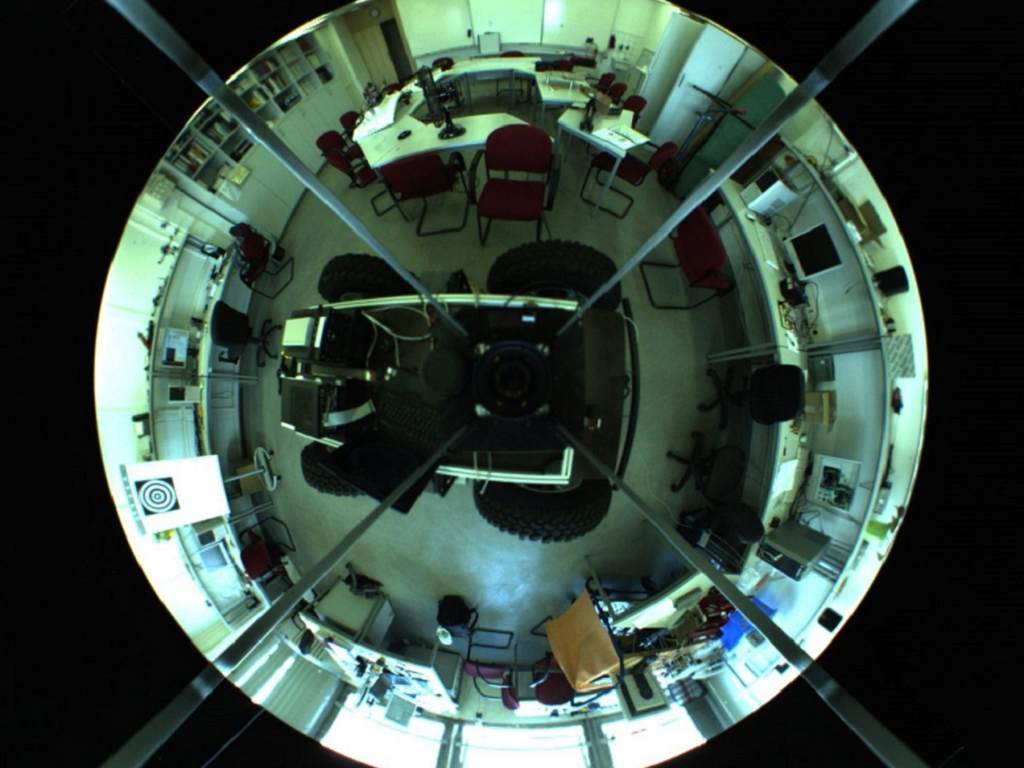
//> input picture practice_3/data/360degree.bmp, 1024 x 768 px
$ ./main   (built with g++ and OpenCV 4)
//> lines starting //> are read from the running program, lines starting //| are printed output that depends on the picture
#include <opencv2/opencv.hpp>
#include <iostream>
#include <fstream>
#include <vector>
#include <math.h>

using namespace cv;
using namespace std;

#define pi 3.1415926

struct Color {
    int R;
    int G;
    int B;
};


bool Write1Img(const Mat& DataImg, const char* fileName) {
    const int headerSize = 54;

    char header[headerSize] = {
        0x42, 0x4d, 0, 0, 0, 0, 0, 0, 0, 0,
           54, 0, 0, 0, 40, 0, 0, 0, 0, 0, 0, 0, 0, 0, 0, 0, 1, 0, 24, 0,
           0, 0, 0, 0, 0, 0, 0, 0, 0, 0, 0, 0, 0, 0, 0, 0, 0, 0, 0, 0,
           0, 0, 0, 0
    };

    int ysize = 384;
    int xsize = 720;
    int x1, y1;
    int xc = 512, yc = 384;

    vector<vector<Color> > DataImg1(384, vector<Color>(720));

    for (int y = 0; y !=720; ++y) {
        for (int x = 0; x !=384; ++x) {

            x1 =x * cos(y* 2 * pi / 720) + xc;
            y1 =x * sin(y* 2 * pi / 720) + yc;

            DataImg1[x][y].B = DataImg.at<Vec3b>(y1, x1)[0];
            DataImg1[x][y].G = DataImg.at<Vec3b>(y1, x1)[1];
            DataImg1[x][y].R = DataImg.at<Vec3b>(y1, x1)[2];
        }
    }

    long img_size = (long)ysize * xsize * 3 + 54;
    header[2] = (unsigned char)(img_size & 0x000000ff);
    header[3] = (img_size >> 8) & 0x000000ff;
    header[4] = (img_size >> 16) & 0x000000ff;
    header[5] = (img_size >> 24) & 0x000000ff;

    long width = xsize;
    header[18] = width & 0x000000ff;
    header[19] = (width >> 8) & 0x000000ff;
    header[20] = (width >> 16) & 0x000000ff;
    header[21] = (width >> 24) & 0x000000ff;

    long height = ysize;
    header[22] = height & 0x000000ff;
    header[23] = (height >> 8) & 0x000000ff;
    header[24] = (height >> 16) & 0x000000ff;
    header[25] = (height >> 24) & 0x000000ff;

    ofstream file(fileName, ios::out | ios::binary);
    if (!file)
        return false;


    file.write(header, headerSize);

    for (size_t y = 0; y !=384; ++y) {
        for (size_t x = 0; x !=720; ++x) {

            int chB =  DataImg1[y][720-x].B;
            int chG =  DataImg1[y][720-x].G;
            int chR =  DataImg1[y][720-x].R;

            file.put(chB).put(chG).put(chR);
        }
    }

    file.close();

    return true;
}

bool FuncNo2(const Mat& left, const Mat& right) {
    Mat result2(480, 900, CV_8UC3, Scalar(0, 0, 0)); //生成900*480的圖片
    int xm = 0, ym = 80;
    for (int x = 0; x < 510; x++) {
        for (int y = 0; y <370 ; y++) {

            result2.at<Vec3b>(y + ym, x + xm)[2] = left.at<Vec3b>(y, x)[2];
            result2.at<Vec3b>(y + ym, x + xm)[1] = left.at<Vec3b>(y, x)[1];
            result2.at<Vec3b>(y + ym, x + xm)[0] = left.at<Vec3b>(y, x)[0];
        }
    }

    //right黏上left的四個點
    // 0:(0,0) 1:(1,0) 2:(1,1) 3:(0,1)
    float x0 = 250, x3 = 310, x2= 900, x1 = 770;
    float y0 = 130, y3 = 470, y2 = 475, y1 = 0;

    float a, b, c, d, e, f, g, h;
    float dx1, dx2, sigx, dy1, dy2, sigy;
    float A, B, C, D, E, F, G, H, I;

    dx1 = x1 - x2;
    dx2 = x3 - x2;
    sigx = x0 - x1 + x2 - x3;
    dy1= y1 - y2;
    dy2 = y3 - y2;
    sigy = y0 - y1 + y2 - y3;

    g = (sigx * dy2 - sigy * dx2) / (dx1 * dy2 - dy1 * dx2);
    h = (dx1 * sigy - dy1 * sigx) / (dx1 * dy2 - dy1 * dx2);

    a = x1 - x0 + g * x1;
    b = x3 - x0 + h * x3;
    c = x0;
    d = y1 - y0 + g * y1;
    e = y3 - y0 + h * y3;
    f = y0;
    float i = 1;
    float detM = (a * e * i) + (b * f * g) + (c * d * h) - (c * e * g) - (b * d * i) - (a * f * h);

    A = e * i - f * h;
    B = c * h - b * i;
    C = b * f - c * e;
    D = f * g - d * i;
    E = a * i - c * g;
    F = c * d - a * f;
    G = d * h - e * g;
    H = b * g - a * h;
    I = a * e - b * d;

    A = A / detM;
    B = B / detM;
    C = C / detM;
    D = D / detM;
    E = E / detM;
    F = F / detM;
    G = G / detM;
    H = H / detM;
    I = I / detM;

    printf("matrix M: \n");
    printf("%lf, %lf, %lf\n", A, D, G);
    printf("%lf, %lf, %lf\n", B, E, H);
    printf("%lf, %lf, %lf\n", C, F, I);


    float u, v;

    for (float xx = 250; xx < 900; xx++) {
        for (float yy = 0; yy < 480; yy++) {
            //反矩證
            u = (A * xx + B * yy + C) * 510 / (G * xx + H * yy + I);
            v = (D * xx + E * yy + F) * 370 / (G * xx + H * yy + I);

            //cresult2 << u << "," << v << endl;
            if (u<510 and v<370 and u>-1 and v>-1) {
                result2.at<Vec3b>(yy, xx)[2] = right.at<Vec3b>(int(v), int(u))[2];
                result2.at<Vec3b>(yy, xx)[1] = right.at<Vec3b>(int(v), int(u))[1];
                result2.at<Vec3b>(yy, xx)[0] = right.at<Vec3b>(int(v), int(u))[0];
            }
        }
    }

    imwrite("result2.bmp", result2);

    return true;
}

int main() {

    // No.1: Rectify the image of omnidirectional camera to a panoramic image
    Mat DataImg = imread("../data/360degree.bmp");
//> DataImg is the input picture: 768 rows x 1024 cols, CV_8UC3; mean B, G, R 64.9, 74.3, 56.8

    if (!Write1Img(DataImg, "result1.bmp")) {
        cout << "error" << endl;
        return -1;
    }
//> the loop in Write1Img, `for (int y = 0; y !=720; ++y)` made 720 passes
//> (x1, y1) on passes 1 to 3: (895, 384), (894, 387), (894, 390)
//> after the loop in Write1Img, `for (int y = 0; y !=720; ++y)`: x1 = 894; y1 = 380

    cout << "No.1 success" << endl;


    // No.2: Image stitching with the projective transform
    Mat left = imread("../data/left.bmp");
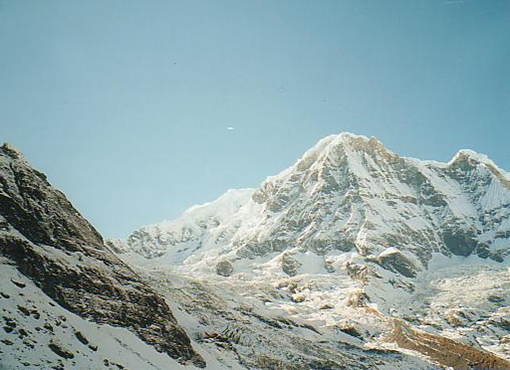
//> input picture practice_3/data/left.bmp, 510 x 370 px
//> left is the input picture: 370 rows x 510 cols, CV_8UC3; mean B, G, R 169.4, 167, 143.8
    Mat right = imread("../data/right.bmp");
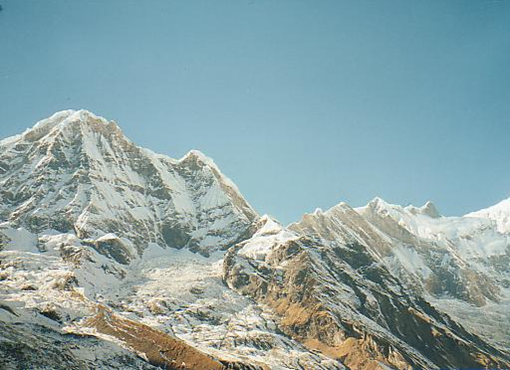
//> input picture practice_3/data/right.bmp, 510 x 370 px
//> right is the input picture: 370 rows x 510 cols, CV_8UC3; mean B, G, R 165, 163.4, 139.2

    FuncNo2(left, right);
//> after the loop in FuncNo2, `for (int x = 0; x < 510; x++)`:
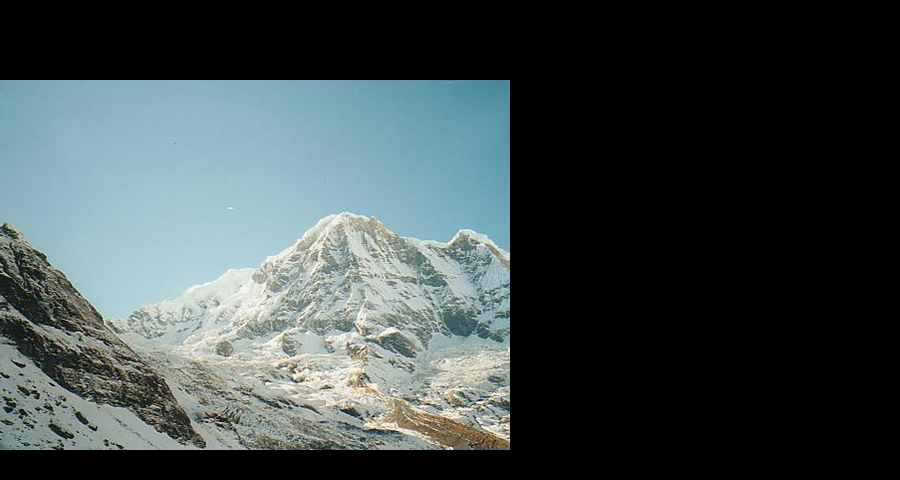
//> result2: 480 rows x 900 cols, CV_8UC3; mean B, G, R 74, 73, 62.8
//> the loop in FuncNo2, `for (float xx = 250; xx < 900; xx++)` made 650 passes
//> (u, v) on passes 1 to 3: (-79.67, 380.2), (-78.32, 380.2), (-76.97, 380.2)
//> after the loop in FuncNo2, `for (float xx = 250; xx < 900; xx++)`:
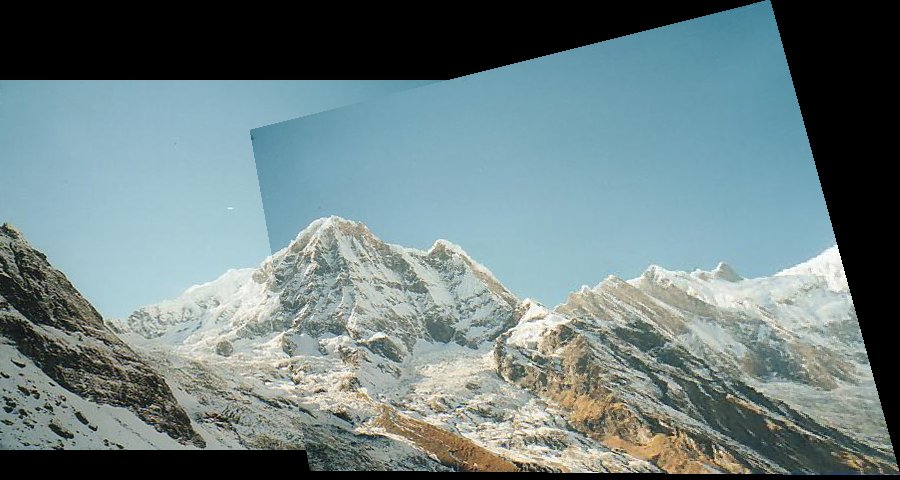
//> result2: 480 rows x 900 cols, CV_8UC3; mean B, G, R 129.6, 128, 109.2
//> after the loop in FuncNo2, `for (float xx = 250; xx < 900; xx++)`: u = 508.7; v = 372.9
    cout << "No.2 success" << endl;


    // NO.3: Image stitching by OpenCV
    Stitcher::Mode mode = Stitcher::PANORAMA;
    vector<Mat> imgs;

    imgs.push_back(left);
    imgs.push_back(right);

    string result3_name = "result3.bmp";
    Mat result3Img;
    Ptr<Stitcher> stitcher = Stitcher::create(mode);
    Stitcher::Status status = stitcher->stitch(imgs, result3Img);
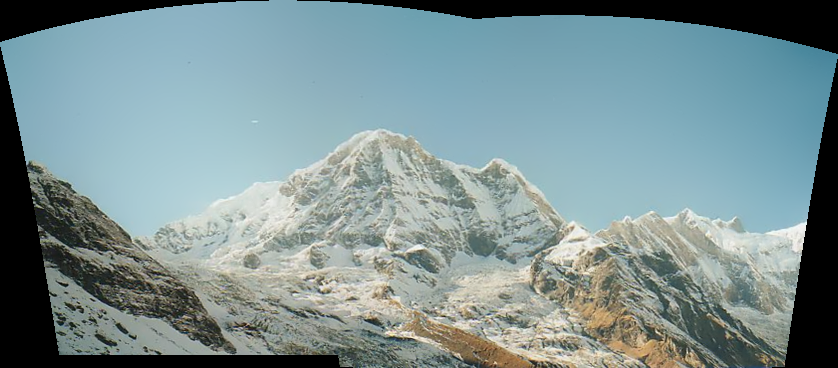
//> result3Img: 368 rows x 838 cols, CV_8UC3; mean B, G, R 147.1, 145, 124.2
    imshow(result3_name, result3Img);
    imwrite(result3_name, result3Img);

    cout << "No.3 success" << endl;

    waitKey(0);
    return 0;
}
